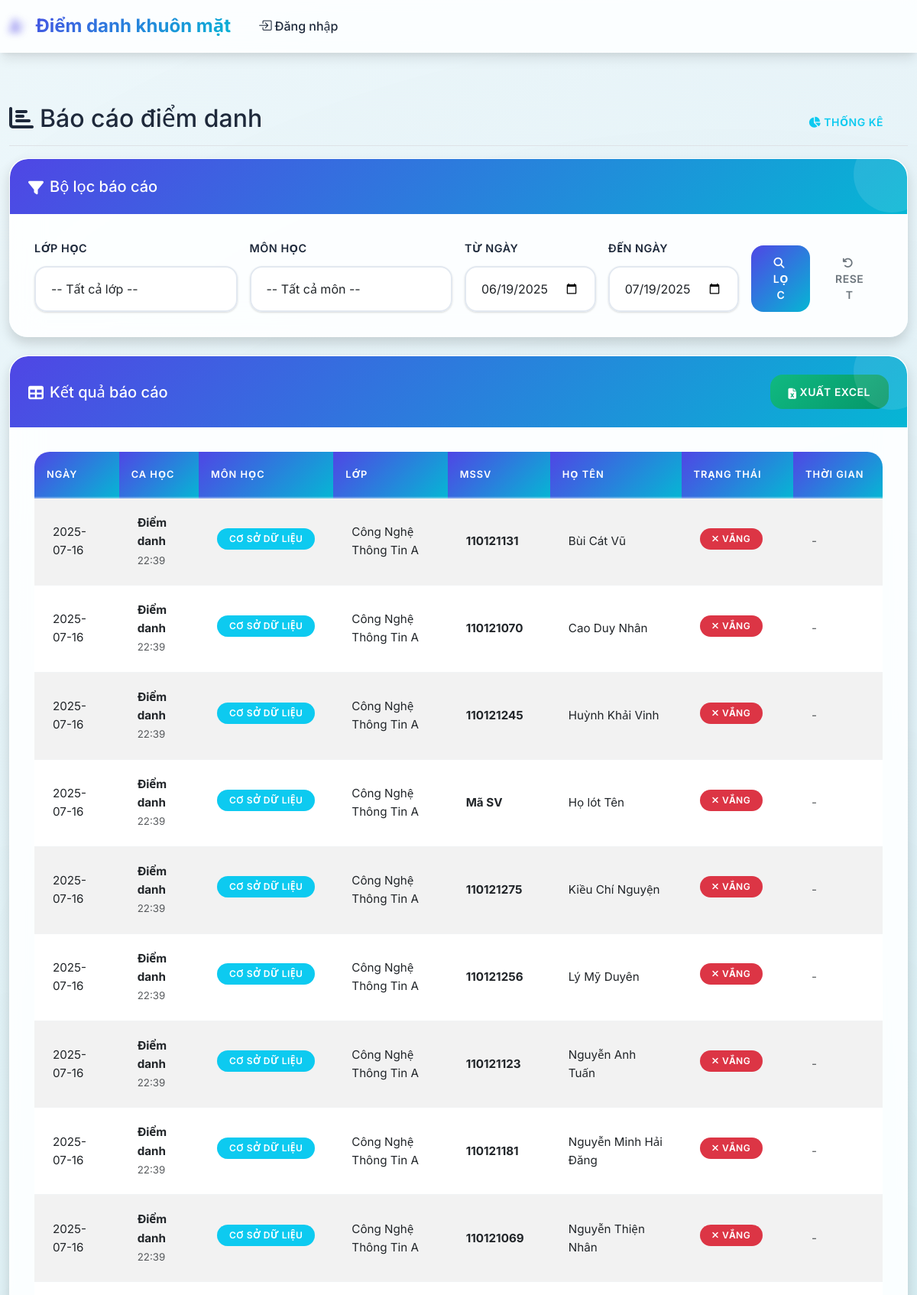
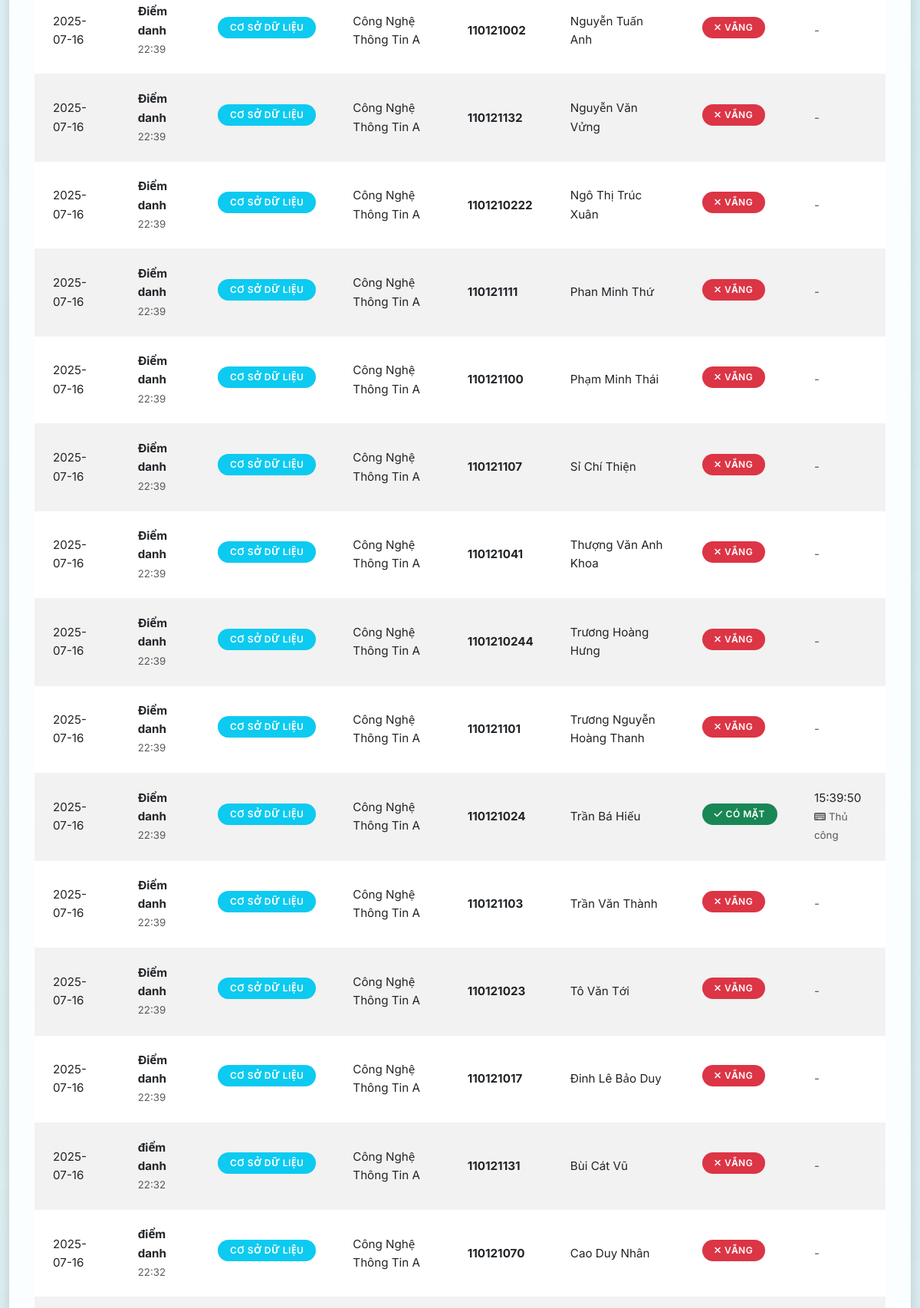
Page /reports/attendance (upper part) on the committed database (2 pictures, top to bottom).
### tables this page shows
CREATE TABLE attendance_sessions (
            id INTEGER PRIMARY KEY AUTOINCREMENT,
            session_name TEXT NOT NULL,
            subject_id INTEGER NOT NULL,
            class_id INTEGER NOT NULL,
            session_date DATE NOT NULL,
            start_time TIME NOT NULL,
            end_time TIME,
            status TEXT DEFAULT 'active',
            created_at TIMESTAMP DEFAULT CURRENT_TIMESTAMP, port INTEGER,
            FOREIGN KEY (subject_id) REFERENCES subjects (id),
            FOREIGN KEY (class_id) REFERENCES classes (id)
        );

CREATE TABLE subjects (
            id INTEGER PRIMARY KEY AUTOINCREMENT,
            subject_code TEXT UNIQUE NOT NULL,
            subject_name TEXT NOT NULL,
            description TEXT,
            created_at TIMESTAMP DEFAULT CURRENT_TIMESTAMP
        );

CREATE TABLE classes (
            id INTEGER PRIMARY KEY AUTOINCREMENT,
            class_code TEXT UNIQUE NOT NULL,
            class_name TEXT NOT NULL,
            description TEXT,
            created_at TIMESTAMP DEFAULT CURRENT_TIMESTAMP
        );

CREATE TABLE students (
            id INTEGER PRIMARY KEY AUTOINCREMENT,
            student_id TEXT UNIQUE NOT NULL,
            full_name TEXT NOT NULL,
            class_id INTEGER NOT NULL,
            photo_path TEXT,
            face_encoding TEXT,
            created_at TIMESTAMP DEFAULT CURRENT_TIMESTAMP,
            FOREIGN KEY (class_id) REFERENCES classes (id)
        );

CREATE TABLE attendance_records (
            id INTEGER PRIMARY KEY AUTOINCREMENT,
            session_id INTEGER NOT NULL,
            student_id INTEGER NOT NULL,
            attendance_time TIMESTAMP DEFAULT CURRENT_TIMESTAMP,
            status TEXT DEFAULT 'present',
            method TEXT DEFAULT 'face_recognition',
            confidence REAL,
            FOREIGN KEY (session_id) REFERENCES attendance_sessions (id),
            FOREIGN KEY (student_id) REFERENCES students (id),
            UNIQUE(session_id, student_id)
        );

### routes/reports.py (the view)
@reports_bp.route('/attendance')
def attendance_report():
    conn = get_db_connection()
    classes = conn.execute('SELECT id, class_code, class_name FROM classes ORDER BY class_name').fetchall()
    subjects = conn.execute('SELECT id, subject_code, subject_name FROM subjects ORDER BY subject_name').fetchall()
    class_id = request.args.get('class_id', type=int)
    subject_id = request.args.get('subject_id', type=int)
    start_date = request.args.get('start_date')
    end_date = request.args.get('end_date')
    query = '''
        SELECT ast.session_date, ast.session_name, ast.start_time,
               s.subject_name, c.class_name,
               st.student_id, st.full_name,
               ar.attendance_time, ar.status, ar.method,
               CASE WHEN ar.id IS NULL THEN 'absent' ELSE ar.status END as final_status
        FROM attendance_sessions ast
        JOIN subjects s ON ast.subject_id = s.id
        JOIN classes c ON ast.class_id = c.id
        JOIN students st ON st.class_id = c.id
        LEFT JOIN attendance_records ar ON ar.session_id = ast.id AND ar.student_id = st.id
        WHERE 1=1
    '''
    params = []
    if class_id:
        query += ' AND c.id = ?'
        params.append(class_id)
    if subject_id:
        query += ' AND s.id = ?'
        params.append(subject_id)
    if start_date:
        query += ' AND ast.session_date >= ?'
        params.append(start_date)
    if end_date:
        query += ' AND ast.session_date <= ?'
        params.append(end_date)
    query += ' ORDER BY ast.session_date DESC, ast.start_time DESC, st.full_name'
    records = conn.execute(query, params).fetchall()
    conn.close()
    return render_template('reports/attendance.html',
                         records=records,
                         classes=classes,
                         subjects=subjects,
                         filters={
                             'class_id': class_id,
                             'subject_id': subject_id,
                             'start_date': start_date,
                             'end_date': end_date
                         })

### models/database.py (called while the page is built)
def get_db_connection():
    conn = sqlite3.connect(DATABASE_PATH)
    conn.row_factory = sqlite3.Row
    return conn

### templates/reports/attendance.html (shortened to what this page needs)
{% extends "base.html" %}
{% block content %}
<div class="d-flex justify-content-between flex-wrap flex-md-nowrap align-items-center pt-3 pb-2 mb-3 border-bottom">
    <h1 class="h2"><i class="fas fa-chart-bar me-2"></i>Báo cáo điểm danh</h1>
    <div class="btn-toolbar mb-2 mb-md-0">
        <div class="btn-group me-2">
            <a href="{{ url_for('reports.statistics') }}" class="btn btn-outline-info">
                <i class="fas fa-chart-pie me-1"></i>Thống kê
            </a>
        </div>
    </div>
</div>
<div class="card shadow mb-4">
    <div class="card-header">
        <h5 class="mb-0">
            <i class="fas fa-filter me-2"></i>Bộ lọc báo cáo
        </h5>
    </div>
    <div class="card-body">
        <form method="GET" class="row g-3">
            <div class="col-md-3">
                <label for="class_id" class="form-label">Lớp học</label>
                <select class="form-select" id="class_id" name="class_id">
                    <option value="">-- Tất cả lớp --</option>
                </select>
            </div>
            <div class="col-md-3">
                <label for="subject_id" class="form-label">Môn học</label>
                <select class="form-select" id="subject_id" name="subject_id">
                    <option value="">-- Tất cả môn --</option>
                </select>
            </div>
            <div class="col-md-2">
                <label for="start_date" class="form-label">Từ ngày</label>
                <input type="date" class="form-control" id="start_date" name="start_date"
                       value="{{ filters.start_date or '' }}">
            </div>
            <div class="col-md-2">
                <label for="end_date" class="form-label">Đến ngày</label>
                <input type="date" class="form-control" id="end_date" name="end_date"
                       value="{{ filters.end_date or '' }}">
            </div>
            <div class="col-md-2 d-flex align-items-end">
                <button type="submit" class="btn btn-primary me-2">
                    <i class="fas fa-search me-1"></i>Lọc
                </button>
                <a href="{{ url_for('reports.attendance_report') }}" class="btn btn-outline-secondary">
                    <i class="fas fa-undo me-1"></i>Reset
                </a>
            </div>
        </form>
    </div>
</div>
<div class="card shadow">
    <div class="card-header d-flex justify-content-between align-items-center">
        <h5 class="mb-0">
            <i class="fas fa-table me-2"></i>Kết quả báo cáo
        </h5>
        {% if records %}
        <a href="{{ url_for('reports.export_excel', **filters) }}" class="btn btn-success">
            <i class="fas fa-file-excel me-1"></i>Xuất Excel
        </a>
        {% endif %}
    </div>
    <div class="card-body">
        {% if records %}
            <div class="table-responsive">
                <table class="table table-striped table-hover">
                    <thead>
                        <tr>
                            <th>Ngày</th>
                            <th>Ca học</th>
                            <th>Môn học</th>
                            <th>Lớp</th>
                            <th>MSSV</th>
                            <th>Họ tên</th>
                            <th>Trạng thái</th>
                            <th>Thời gian</th>
                        </tr>
                    </thead>
                    <tbody>
                        {% for record in records %}
                        <tr>
                            <td>{{ record.session_date }}</td>
                            <td>
                                <strong>{{ record.session_name }}</strong>
                                <br><small class="text-muted">{{ record.start_time }}</small>
                            </td>
                            <td>
                                <span class="badge bg-info">{{ record.subject_name }}</span>
                            </td>
                            <td>{{ record.class_name }}</td>
                            <td><strong>{{ record.student_id }}</strong></td>
                            <td>{{ record.full_name }}</td>
                            <td>
                                {% if record.final_status == 'present' %}
                                    <span class="badge bg-success">
                                        <i class="fas fa-check me-1"></i>Có mặt
                                    </span>
                                {% else %}
                                    <span class="badge bg-danger">
                                        <i class="fas fa-times me-1"></i>Vắng
                                    </span>
                                {% endif %}
                            </td>
                            <td>
                                {% if record.attendance_time %}
                                    {{ record.attendance_time.split(' ')[1] if ' ' in record.attendance_time else record.attendance_time }}
                                    {% if record.method %}
                                        <br><small class="text-muted">
                                            {% if record.method == 'face_recognition' %}
                                                <i class="fas fa-camera me-1"></i>Nhận diện
                                            {% else %}
                                                <i class="fas fa-keyboard me-1"></i>Thủ công
                                            {% endif %}
                                        </small>
                                    {% endif %}
                                {% else %}
                                    <span class="text-muted">-</span>
                                {% endif %}
                            </td>
                        </tr>
                        {% endfor %}
                    </tbody>
                </table>
            </div>
                                {% set present_count = records|selectattr('final_status', 'equalto', 'present')|list|length %}
                                {% set total_count = records|length %}
        {% else %}
            <div class="text-center py-5">
                <i class="fas fa-search fa-3x text-muted mb-3"></i>
                <h5 class="text-muted">Không tìm thấy dữ liệu</h5>
                <p class="text-muted">Hãy thử điều chỉnh bộ lọc để tìm kiếm dữ liệu phù hợp</p>
            </div>
        {% endif %}
    </div>
</div>
{% endblock %}

### rows in the picture
attendance_sessions: session_date "2025-07-16", session_name "Điểm danh", start_time "22:39", subject_name "CƠ SỞ DỮ LIỆU", class_name "Công Nghệ Thông Tin A", student_id "110121131", full_name "Bùi Cát Vũ", shows "VẮNG", student_id "110121070", full_name "Cao Duy Nhân", student_id "110121245", full_name "Huỳnh Khải Vinh", student_id "Mã SV", full_name "Họ lót Tên", student_id "110121275", full_name "Kiều Chí Nguyện", student_id "110121256", full_name "Lý Mỹ Duyên", student_id "110121123", full_name "Nguyễn Anh Tuấn", student_id "110121181", full_name "Nguyễn Minh Hải Đăng", student_id "110121069", full_name "Nguyễn Thiện Nhân", student_id "110121002", full_name "Nguyễn Tuấn Anh", student_id "110121132", full_name "Nguyễn Văn Vửng", student_id "1101210222", full_name "Ngô Thị Trúc Xuân", student_id "110121111", full_name "Phan Minh Thứ", student_id "110121100", full_name "Phạm Minh Thái", student_id "110121107", full_name "Sỉ Chí Thiện", student_id "110121041", full_name "Thượng Văn Anh Khoa", student_id "1101210244", full_name "Trương Hoàng Hưng", student_id "110121101", full_name "Trương Nguyễn Hoàng Thanh", student_id "110121103", full_name "Trần Văn Thành", student_id "110121023", full_name "Tô Văn Tới", student_id "110121017", full_name "Đinh Lê Bảo Duy"
attendance_records: session_date "2025-07-16", session_name "Điểm danh", start_time "22:39", subject_name "CƠ SỞ DỮ LIỆU", class_name "Công Nghệ Thông Tin A", student_id "110121024", full_name "Trần Bá Hiếu", shows "CÓ MẶT", attendance_time "15:39:50", shows "Thủ công"
attendance_sessions: session_date "2025-07-16", session_name "điểm danh", start_time "22:32", subject_name "CƠ SỞ DỮ LIỆU", class_name "Công Nghệ Thông Tin A", student_id "110121131", full_name "Bùi Cát Vũ", shows "VẮNG", student_id "110121070", full_name "Cao Duy Nhân"
